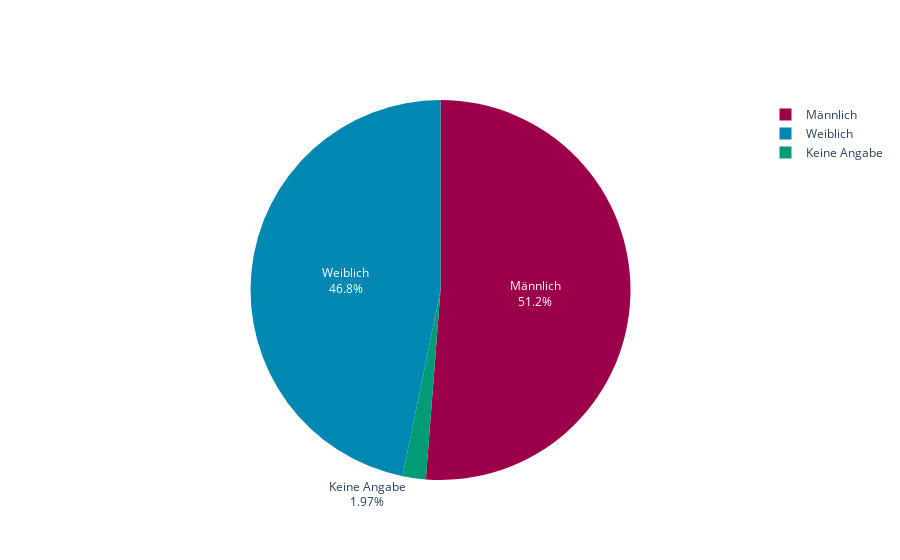
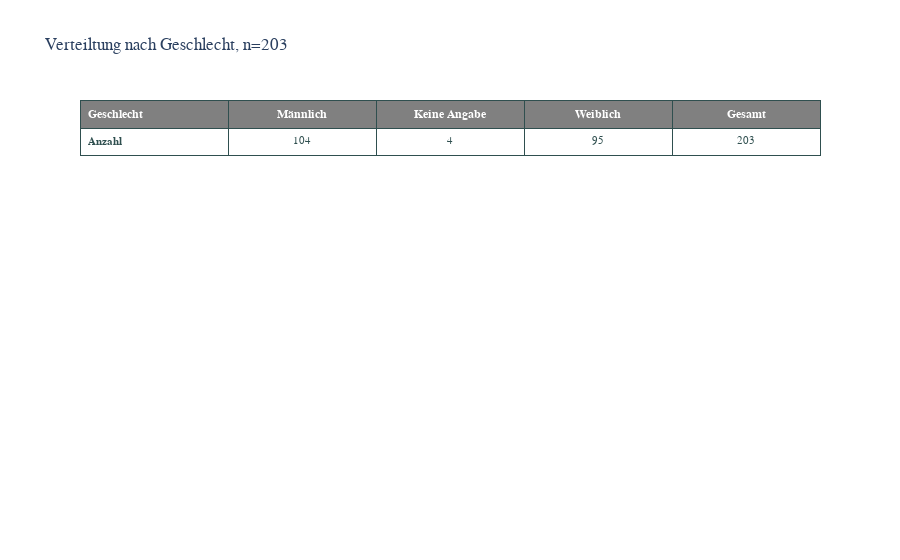

Source (notebook cell) for these figures, in order:
### Markdown cell above
### Gender

### Code cell
df = surveyData[['sex']]

print(surveyData[['sex']])

df.fillna('nicht angegeben', inplace=True)
df = df.groupby(['sex'], dropna=False)['sex'].count().reset_index(name='count')


# Label strings
chartLabel = f"Verteiltung nach Geschlecht, n={len(surveyData[['sex']])}"
categoryGroups = ["Männlich", "Keine Angabe", "Weiblich"]

# fig = px.pie(df, values='count',  names='sex',  title=chartLabel, labels=chartLabel)

fig = go.Figure(data=[go.Pie( labels=categoryGroups, values=df['count'])])
fig.update_traces(textinfo='percent+label', marker=dict(colors=urCdColors))
fig.show()

# Table sex
fig = go.Figure(data=[go.Table(
  header=dict(
    values=['<b>Geschlecht</b>', f"<b>{categoryGroups[0]}</b>", f"<b>{categoryGroups[1]}</b>", f"<b>{categoryGroups[2]}</b>", "<b>Gesamt</b>"],
    line_color='darkslategray',
    fill_color=headerColor,
    align=['left','center'],
    font=dict(color='white', size=12)
  ),
  cells=dict(
    values=[
      # [surveyData[surveyData['sex'] == 'männlich'], surveyData[surveyData['sex'] == 'nicht angegeben'], surveyData[surveyData['sex'] == 'weiblich']]],
        ['<b>Anzahl</b>'],
        [len(surveyData[surveyData['sex'] == 'männlich'])],
        [surveyData['sex'].isnull().sum()],
        [len(surveyData[surveyData['sex'] == 'weiblich'])],
        [len(surveyData[['sex']])]
      ],
    line_color='darkslategray',
    # 2-D list of colors for alternating rows
    fill_color = [[rowOddColor,rowEvenColor,rowOddColor, rowEvenColor,rowOddColor]*5],
    align = ['left', 'center'],
    font = dict(color = 'darkslategray', size = 11)
    ))
])

fig.update_layout(
    title=chartLabel,
    yaxis_title=yLabel,
    # legend_title="Legend Title",
    font=dict(
        family="Frutiger Next LT W1G, Gill Sans, sans-serif",
        size=12,
        # color="RebeccaPurple"
    )
)

fig.show()

### Figure 1 — Plotly figure (JSON) as saved in the notebook; plotly's stock layout.template omitted (floating-point values rounded to 4 significant figures)
{"data": [{"labels": ["Männlich", "Keine Angabe", "Weiblich"], "marker": {"colors": ["rgb(156,0,75)", "rgb(0,155,119)", "rgb(0,135,178)", "rgb(174,167,0)", "rgb(236,98,0)", "rgb(191,0,42)", "rgb(79,184,0)", "rgb(0,137,147)", "rgb(0,85,106)", "rgb(205,211,15)", "rgb(236,188,0)"]}, "textinfo": "percent+label", "type": "pie", "values": [104, 4, 95]}], "layout": {}}

### Figure 2 — Plotly figure (JSON) as saved in the notebook; plotly's stock layout.template omitted (floating-point values rounded to 4 significant figures)
{"data": [{"cells": {"align": ["left", "center"], "fill": {"color": [["white", "lightgrey", "white", "lightgrey", "white", "white", "lightgrey", "white", "lightgrey", "white", "white", "lightgrey", "white", "lightgrey", "white", "white", "lightgrey", "white", "lightgrey", "white", "white", "lightgrey", "white", "lightgrey", "white"]]}, "font": {"color": "darkslategray", "size": 11}, "line": {"color": "darkslategray"}, "values": [["<b>Anzahl</b>"], [104], [4], [95], [203]]}, "header": {"align": ["left", "center"], "fill": {"color": "grey"}, "font": {"color": "white", "size": 12}, "line": {"color": "darkslategray"}, "values": ["<b>Geschlecht</b>", "<b>Männlich</b>", "<b>Keine Angabe</b>", "<b>Weiblich</b>", "<b>Gesamt</b>"]}, "type": "table"}], "layout": {"font": {"family": "Frutiger Next LT W1G, Gill Sans, sans-serif", "size": 12}, "title": {"text": "Verteiltung nach Geschlecht, n=203"}, "yaxis": {"title": {"text": "Alter in Jahren"}}}}
